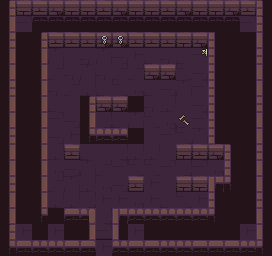

Tiled map render using the project's own tile images. Description and the whole map definition, tile-layer contents included, below:
An orthogonal 17x16 tile map with 16x16 px tiles, 2 tile layers (map, scatter) and 27 objects.

<map version="1.5" tiledversion="1.7.2" orientation="orthogonal" renderorder="right-down" width="17" height="16" tilewidth="16" tileheight="16" infinite="0" nextlayerid="5" nextobjectid="41">
 <editorsettings>
  <export target="../game/src/maps/lighty_mcLightface.lua" format="lua" />
 </editorsettings>
 <tileset firstgid="1" source="tileset/dungeon-tileset.tsx" />
 <layer id="1" name="map" width="17" height="16">
  <data encoding="csv">
1,2,3,4,5,2,3,4,5,2,3,4,5,2,4,3,6,
11,28,101,101,101,101,101,101,101,101,101,101,101,101,101,28,6,
21,79,1,3,3,3,4,4,3,3,3,2,4,26,79,79,16,
31,79,11,29,19,30,29,9,18,20,30,20,28,26,79,79,26,
11,79,11,7,30,29,30,7,7,4,4,10,9,26,79,79,36,
21,79,11,30,7,8,20,10,27,20,9,29,28,26,79,79,16,
31,79,11,20,19,1,4,4,79,30,8,19,9,26,79,79,26,
11,79,11,28,9,11,17,20,29,10,27,20,28,26,79,79,36,
21,79,11,9,18,41,43,43,79,19,28,10,29,26,79,79,16,
31,79,11,8,3,20,19,17,8,8,19,5,3,4,6,79,26,
11,79,11,27,9,29,7,28,10,10,28,17,28,27,26,79,36,
21,79,11,7,29,8,27,9,3,18,19,2,2,51,46,79,16,
31,79,11,8,8,17,18,18,27,18,20,10,18,26,79,79,26,
11,79,41,79,45,56,17,51,44,44,44,44,44,46,79,79,36,
1,18,79,18,79,31,33,36,18,79,79,79,79,79,79,18,16,
41,42,43,44,45,42,18,44,45,42,43,44,45,42,45,43,46
</data>
 </layer>
 <layer id="3" name="scatter" width="17" height="16">
  <data encoding="csv">
0,0,0,0,0,0,0,0,0,0,0,0,0,0,0,0,0,
0,0,0,0,0,0,0,0,0,0,0,0,0,0,0,0,0,
0,0,0,0,0,0,76,76,0,0,0,0,0,0,0,0,0,
0,0,0,0,0,0,0,0,0,0,0,0,66,0,0,0,0,
0,0,0,0,0,0,0,0,0,0,0,0,0,0,0,0,0,
0,0,0,0,0,0,0,0,0,0,0,0,0,0,0,0,0,
0,0,0,0,0,0,0,0,0,0,0,0,0,0,0,0,0,
0,0,0,0,0,0,0,0,0,0,0,69,0,0,0,0,0,
0,0,0,0,0,0,0,0,0,0,0,0,0,0,0,0,0,
0,0,0,0,0,0,0,0,0,0,0,0,0,0,0,0,0,
0,0,0,0,0,0,0,0,0,0,0,0,0,0,0,0,0,
0,0,0,0,0,0,0,0,0,0,0,0,0,0,0,0,0,
0,0,0,0,0,0,0,0,0,0,0,0,0,0,0,0,0,
0,0,0,0,0,0,0,0,0,0,0,0,0,0,0,0,0,
0,0,0,0,0,0,0,0,0,0,0,0,0,0,0,0,0,
0,0,0,0,0,0,0,0,0,0,0,0,0,0,0,0,0
</data>
 </layer>
 <objectgroup id="2" name="entities">
  <object id="7" template="templates/PlayerStart.tx" x="96" y="224" />
  <object id="8" template="templates/MovableMirror_DL.tx" x="240" y="16" />
  <object id="9" template="templates/MovableMirror_DR.tx" x="16" y="16" />
  <object id="10" template="templates/MovableMirror_UL.tx" x="240" y="224" />
  <object id="12" template="templates/MovableMirror_UR.tx" x="16" y="224" />
  <object id="13" template="templates/Light.tx" x="128" y="224" />
  <object id="16" template="templates/ExitDoor.tx" x="96" y="240" />
  <object id="17" template="templates/MovableMirror_UL.tx" x="48" y="224" />
  <object id="18" template="templates/MovableMirror_UR.tx" x="128" y="224" />
  <object id="19" template="templates/BoulderRound.tx" x="64" y="160" />
  <object id="21" template="templates/GREEN/PressurePlate-GREEN.tx" x="208" y="160" />
  <object id="23" template="templates/Boulder.tx" x="144" y="160" />
  <object id="25" template="templates/MovableMirror_DR.tx" x="48" y="48" />
  <object id="26" template="templates/Crate.tx" x="192" y="160" />
  <object id="27" template="templates/GREEN/PressurePlate-GREEN.tx" x="176" y="160" />
  <object id="28" template="templates/MovableMirror_DL.tx" x="112" y="80" />
  <object id="29" template="templates/MovableMirror_UL.tx" x="112" y="176" />
  <object id="30" template="templates/GREEN/PressurePlate-GREEN.tx" x="160" y="80" />
  <object id="31" template="templates/GREEN/Gate-GREEN.tx" x="128" y="112" />
  <object id="33" template="templates/Crate.tx" x="64" y="176" />
  <object id="34" template="templates/Vampire.tx" x="96" y="112" />
  <object id="35" template="templates/BLUE/PressurePlate-BLUE.tx" x="96" y="112" />
  <object id="36" template="templates/BLUE/Gate-BLUE.tx" x="96" y="208" />
  <object id="37" template="templates/GoldenKey.tx" x="112" y="112" />
 </objectgroup>
 <objectgroup id="4" name="reverb">
  <object id="38" template="templates/reverb_zones/large_room.tx" x="48" y="48" width="160" height="192" />
  <object id="39" template="templates/reverb_zones/small_room.tx" x="176" y="160" width="48" height="16" />
  <object id="40" template="templates/reverb_zones/small_room.tx" x="96" y="112" width="32" height="16" />
 </objectgroup>
</map>
